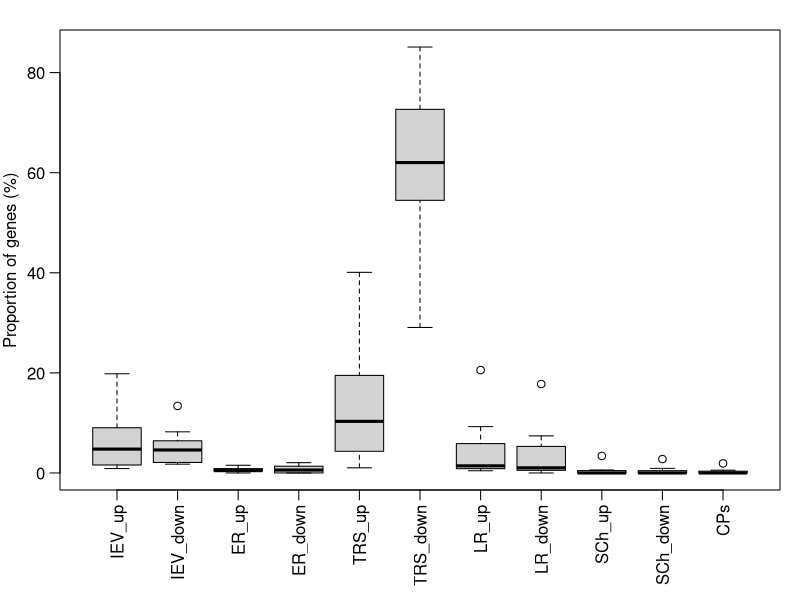
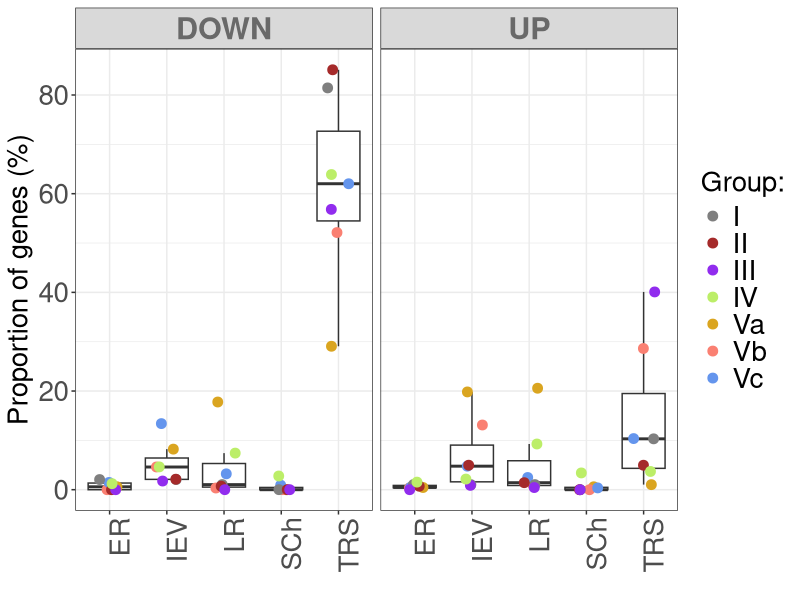
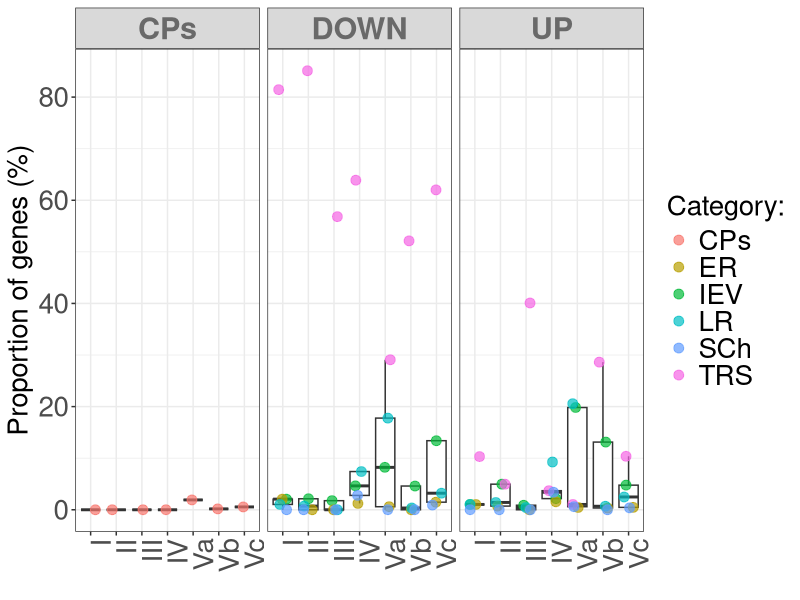
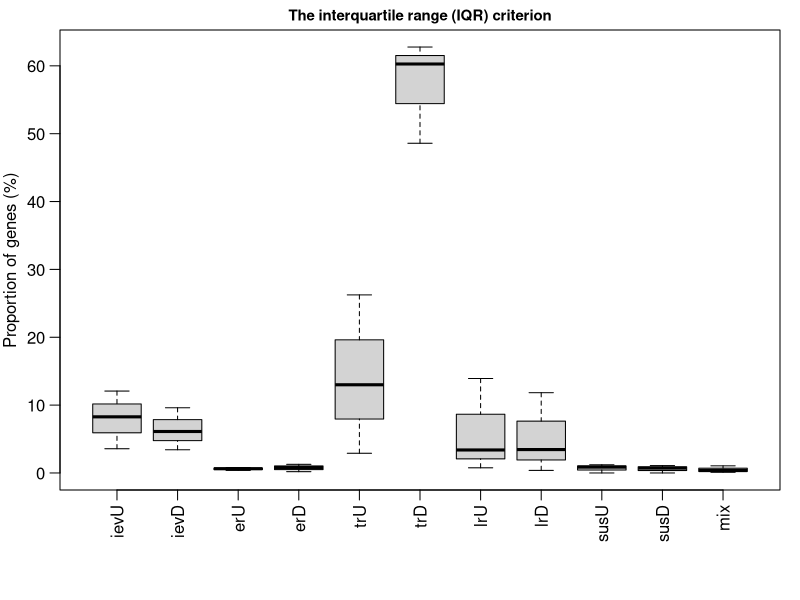
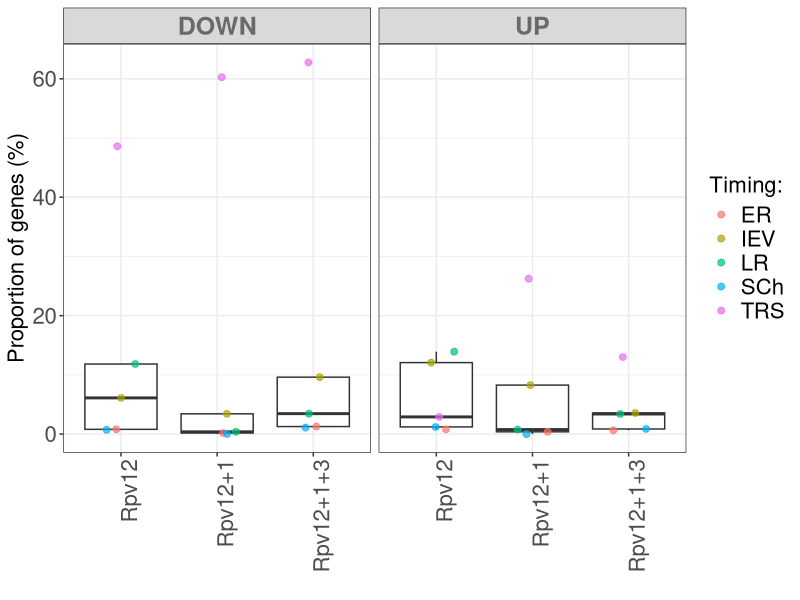

Write R code to recreate these figures, in order.
################# PROPORTIONS in gene categories ##############
IEVup <- c(19.82, 13.12, 4.77, 1.03, 4.96, 0.88, 2.16)
IEVdown <- c(8.22, 4.6, 13.39, 2.06, 2.13, 1.76, 4.63)
ERup <- c(0.44, 0.34, 0.46, 1.03, 0.71, 0, 1.54)
ERdown <- c(0.59, 0, 1.47, 2.06, 0, 0, 1.23)
TRup <- c(1.03, 28.62, 10.37, 10.31, 4.96, 40.09, 3.70)
TRdown <- c(29.07, 52.13, 62.02, 81.44, 85.11, 56.83, 63.89)
LRup <- c(20.56, 0.68, 2.48, 1.03, 1.42, 0.44, 9.26)
LRdown <- c(17.77, 0.34, 3.21, 1.03, 0.71, 0, 7.41)
SusCup <- c(0.59, 0, 0.37, 0, 0, 0, 3.4)
SusCdown <- c(0,0,0.92,0,0,0,2.78)
MixEff <- c(1.91,0.17,0.55, 0,0,0,0)

myConditions <- rep(c("Rpv12 (Group Va)", "Rpv12+1 (Group Vb)", "Rpv12+1+3 (Group Vc)", "Rpv12/Rpv12+1/Rpv12+1+3 (Group I)", "Rpv12/Rpv12+1 (Group II)", "Rpv12+1/Rpv12+1+3 (Group II)", "Rpv12/Rpv12+1+3 (Group IV)"),11)
testedGr <- c(rep("IEV_up",7), rep("IEV_down",7), rep("ER_up",7), rep("ER_down",7), rep("TRS_up",7), rep("TRS_down",7), rep("LR_up",7), rep("LR_down",7), rep("SCh_up",7), rep("SCh_down",7), rep("CPs",7))

proportionDF <- data.frame(cbind(IEVup, IEVdown, ERup, ERdown, TRup, TRdown, LRup, LRdown, SusCup, SusCdown, MixEff))
rownames(proportionDF) <- c("Rpv12 (Group Va)", "Rpv12+1 (Group Vb)", "Rpv12+1+3 (Group Vc)", "Rpv12 & Rpv12+1 & Rpv12+1+3 (Group I)", "Rpv12 & Rpv12+1 (Group II)", "Rpv12+1 & Rpv12+1+3 (Group II)", "Rpv12 & Rpv12+1+3 (Group IV)")
colnames(proportionDF) <- c("IEV_up","IEV_down","ER_up","ER_down","TRS_up","TRS_down","LR_up","LR_down","SCh_up","SCh_down", "CPs")
rownames(proportionDF) <- c("Rpv12", "Rpv12+1", "Rpv12+1+3", "Rpv12 & Rpv12+1 & Rpv12+1+3", "Rpv12 & Rpv12+1", "Rpv12+1 & Rpv12+1+3", "Rpv12 & Rpv12+1+3")
proportionDF

par(mfrow=c(1,1), mar=c(5.5,3,1.5,1), mgp=c(2,0.75,0), cex.main=0.9, cex.lab=1, cex.axis=1)
boxplot(proportionDF, las=2, main="", ylab="Proportion of genes (%)")
# main="The interquartile range (IQR) criterion"
# interquartile_range_criterion

library(ggplot2)
ColGroup <- rep(c("Rpv12" = "goldenrod", "Rpv12+1" = "salmon", "Rpv12+1+3" = "cornflowerblue","Rpv12 & Rpv12+1 & Rpv12+1+3" = "grey50", "Rpv12 & Rpv12+1" = "brown", "Rpv12+1 & Rpv12+1+3"="purple2", "Rpv12 & Rpv12+1+3"="darkolivegreen2"),11)
bigTab <- data.frame(cbind(c(IEVup, IEVdown, ERup, ERdown, TRup, TRdown, LRup, LRdown, SusCup, SusCdown, MixEff), testedGr, myConditions, ColGroup))
colnames(bigTab) <- c("proportions", "timing", "groups", "ColGroup")
# groups of gene categories
bigTab$groups <- factor(rep(c("Va", "Vb", "Vc", "I", "II", "III", "IV"),11))
# time dependent gene categorization
bigTab$timing <- c(rep("IEV",14), rep("ER",14), rep("TRS",14), rep("LR",14), rep("SCh",14), rep("CPs",7))
# direction of expression (compared to the susceptible reference)
bigTab$direction <- c(rep("UP",7), rep("DOWN",7), rep("UP",7), rep("DOWN",7), rep("UP",7), rep("DOWN",7), rep("UP",7), rep("DOWN",7), rep("UP",7), rep("DOWN",7), rep("CPs",7))

color_map <- setNames(bigTab$ColGroup, bigTab$groups)
color_map <- color_map[!duplicated(names(color_map))]
bigTab

# svg("/home/veve/Dropbox/MendelUni_Vinselect/draft/Sections_by_VK/PLANT_BIOTECH_J/Figures_by_SVG/proportion_category.svg", width = 14, height = 8)
ggplot(bigTab[c(1:70),], aes(x = timing, y = as.double(proportions))) +
  geom_boxplot(fill = "white", outlier.shape = NA) +
  geom_jitter(aes(color = groups), width = 0.2, size = 3, alpha = 1) +
  scale_color_manual(values = color_map) +
  labs(x = "", y = "Proportion of genes (%)", color = "Group:") +
  theme_bw() +
  theme(
    axis.text.x = element_text(angle = 90, hjust = 1, size = 20),
    axis.text.y = element_text(size = 20),
    axis.title.y = element_text(size = 20),
    legend.text = element_text(size = 20),
    legend.title = element_text(size = 20), strip.text.x = element_text(size = 22, colour = "dimgray", face = "bold")
  ) + facet_wrap(~direction)
# labs(x = "Gene category and the direction of change", y = "Proportion of genes (%)", color = "Group:") +
# dev.off()
# proportions_groups_of_gene_categories.jpg

# svg("/home/veve/Dropbox/MendelUni_Vinselect/draft/Sections_by_VK/PLANT_BIOTECH_J/Figures_by_SVG/category_consistency.svg", width = 14, height = 8)
ggplot(bigTab, aes(x = groups, y = as.double(proportions))) +
  geom_boxplot(fill = "white", outlier.shape = NA) +
  geom_jitter(aes(color = timing), width = 0.2, size = 3, alpha = 0.7) +
  labs(x = "", y = "Proportion of genes (%)", color = "Category:") +
  theme_bw() +
  theme(
    axis.text.x = element_text(angle = 90, hjust = 1, size = 20),
    axis.text.y = element_text(size = 20),
    axis.title.y = element_text(size = 20),
    legend.text = element_text(size = 20),
    legend.title = element_text(size = 20), strip.text.x = element_text(size = 22, colour = "dimgray", face = "bold")
  ) + facet_wrap(~direction)
# dev.off()
# proportions_transcrDirection_categories.jpg

############ 3 cultivars
ievU <- c(12.07, 8.27, 3.57)
ievD <- c(6.11, 3.42, 9.61)
erU <- c(0.8, 0.38, 0.63)
erD <- c(0.8, 0.19, 1.27)
trU <- c(2.9, 26.24, 13)
trD <- c(48.59, 60.27, 62.77)
lrU <- c(13.92, 0.76, 3.39)
lrD <- c(11.83, 0.38, 3.45)
susU <- c(1.21, 0, 0.86)
susD <- c(0.72, 0, 1.09)
mix <- c(1.05, 0.1, 0.35)
myConditions2 <- rep(c("Rpv12", "Rpv12+1", "Rpv12+1+3"),11)
testedGr2 <- c(rep("IEV",3), rep("IEV",3), rep("ER",3), rep("ER",3), rep("TRS",3), rep("TRS",3), rep("LR",3), rep("LR",3), rep("SCh",3), rep("SCh",3), rep("CPs",3))
myDirect <- c(rep("UP",3), rep("DOWN",3), rep("UP",3), rep("DOWN",3), rep("UP",3), rep("DOWN",3), rep("UP",3), rep("DOWN",3), rep("UP",3), rep("DOWN",3), rep("CPs",3))

proportionDF2 <- data.frame(cbind(ievU, ievD, erU, erD, trU, trD, lrU, lrD, susU, susD, mix))
rownames(proportionDF2) <- c("Rpv12", "Rpv12+1", "Rpv12+1+3")
proportionDF2
apply(proportionDF2, 2, sum)
apply(proportionDF2, 1, sum)
par(mfrow=c(1,1), mar=c(5.5,3,1.5,1), mgp=c(2,0.75,0), cex.main=0.9, cex.lab=1, cex.axis=1)
boxplot(proportionDF2, las=2, main="The interquartile range (IQR) criterion", ylab="Proportion of genes (%)")

bigTab2 <- data.frame(cbind(c(ievU, ievD, erU, erD, trU, trD, lrU, lrD, susU, susD, mix), testedGr2, myConditions2, myDirect))
colnames(bigTab2) <- c("proportions", "timing", "genotypes", "direction")
bigTab2$genotypes <- factor(bigTab2$genotypes, levels = c("Rpv12", "Rpv12+1", "Rpv12+1+3"))
# write.csv(bigTab2, "transcriptional_dynamics/Proportions_timing_genotype_direction.csv")
bigTab2red <- bigTab2[c(1:30),] # leave out complex patterns

#svg("/home/veve/Dropbox/MendelUni_Vinselect/draft/Sections_by_VK/PLANT_BIOTECH_J/Figures_by_SVG/category_consistency_3cultivars_noCPs.svg", width = 14, height = 8)
ggplot(bigTab2red, aes(x = genotypes, y = as.double(proportions))) +
  geom_boxplot(fill = "white", outlier.shape = NA) +
  geom_jitter(aes(color = timing), width = 0.2, size = 2, alpha = 0.7) +
  labs(x = "", y = "Proportion of genes (%)", color = "Timing:") +
  theme_bw() +
  theme(
    axis.text.x = element_text(angle = 90, hjust = 1, size = 16),
    axis.text.y = element_text(size = 16),
    axis.title.y = element_text(size = 16),
    legend.text = element_text(size = 16),
    legend.title = element_text(size = 16), strip.text.x = element_text(size = 18, colour = "dimgray", face = "bold")
  ) + facet_wrap(~direction)
# dev.off()
# proportions_transcrDirection_timing_3genotypes.jpg
